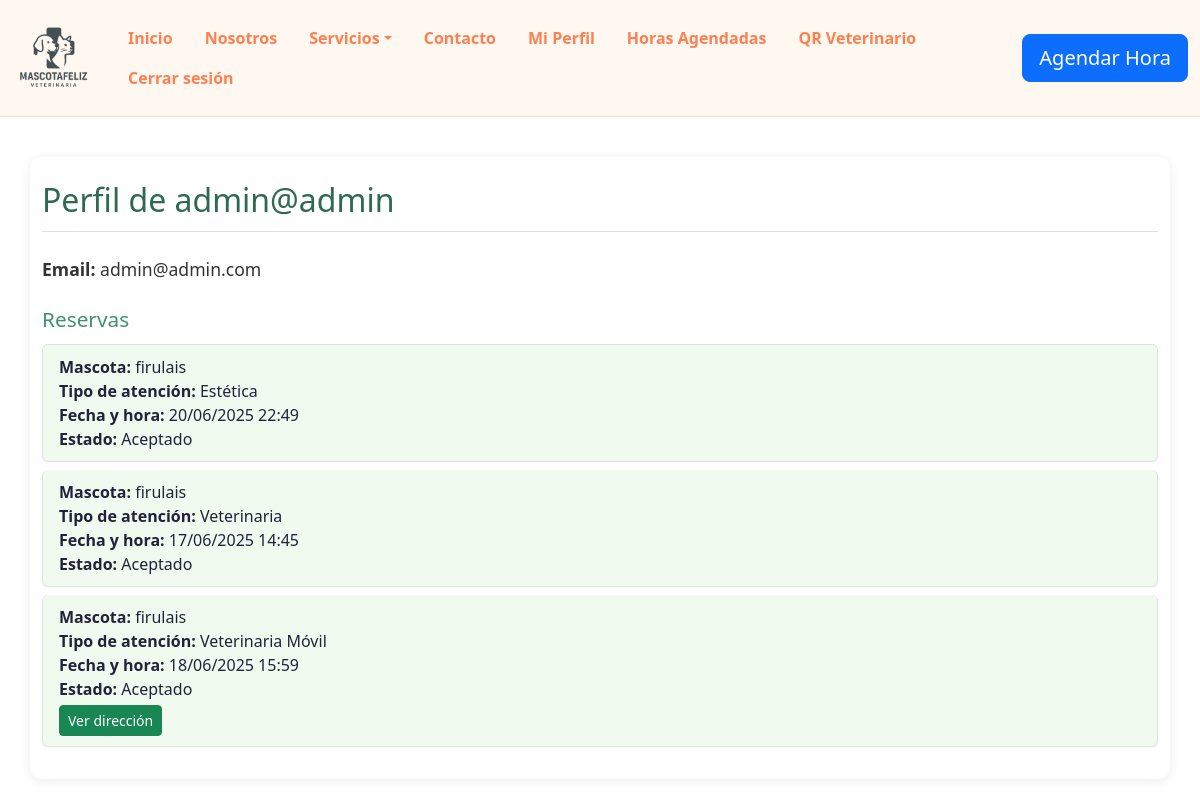
/perfil/ (signed in), run on the app's committed database.
### mascota/models.py (models this page shows)
class Usuario(AbstractUser):
    is_cliente = models.BooleanField(default=True)
    is_veterinario = models.BooleanField(default=False)

class Reserva(models.Model):
    cliente = models.ForeignKey(Usuario, on_delete=models.CASCADE, related_name='reservas')
    mascota = models.ForeignKey(Mascota, on_delete=models.CASCADE)
    tipo_atencion = models.CharField(max_length=30, choices=[('veterinaria','Veterinaria'),('estetica','Estética'),('movil','Veterinaria Móvil')])
    fecha_hora = models.DateTimeField()
    direccion = models.CharField(max_length=255, blank=True, null=True)
    enlace_maps = models.URLField(blank=True, null=True)
    estado = models.CharField(max_length=20, default='pendiente')

class Mascota(models.Model):
    nombre = models.CharField(max_length=100)
    tipo = models.CharField(max_length=50)
    edad = models.PositiveIntegerField()
    dueño = models.ForeignKey(Usuario, on_delete=models.CASCADE, related_name='mascotas')

### mascota/views.py (the view)
# urls.py: path('perfil/', views.perfil_cliente, name='perfil_cliente'),
@login_required
def perfil_cliente(request):
    reservas = request.user.reservas.select_related('mascota').all()
    return render(request, 'perfil_cliente.html', {'reservas': reservas})

### mascota/templates/perfil_cliente.html (shortened to what this page needs)
{% load static %}
<!DOCTYPE html>
<html lang="es">
<head>
    <link rel="stylesheet" href="{% static 'css/styles.css' %}">
    <link rel="stylesheet" href="{% static 'css/perfil.css' %}">
    <link rel="stylesheet" href="https://cdn.jsdelivr.net/npm/bootstrap@5.3.0/dist/css/bootstrap.min.css">
    <link rel="stylesheet" href="https://cdn.jsdelivr.net/npm/bootstrap-icons@1.11.3/font/bootstrap-icons.min.css">
</head>
<body>
    {% include "header.html" %}
    <div class="perfil-container container py-4">
        <div class="perfil-header mb-4">
            <h1>Perfil de {{ request.user.get_full_name|default:request.user.username }}</h1>
        </div>
        <div class="perfil-info mb-4">
            <p><strong>Email:</strong> {{ request.user.email }}</p>
        </div>
        <div class="perfil-reservas">
            <h2>Reservas</h2>
            <ul class="list-group">
                {% for reserva in reservas %}
                    <li class="list-group-item mb-2">
                        <strong>Mascota:</strong> {{ reserva.mascota.nombre }}<br>
                        <strong>Tipo de atención:</strong> {{ reserva.get_tipo_atencion_display }}<br>
                        <strong>Fecha y hora:</strong> {{ reserva.fecha_hora|date:"d/m/Y H:i" }}<br>
                        <strong>Estado:</strong> {{ reserva.estado|capfirst }}
                        {% if reserva.tipo_atencion == 'movil' and reserva.direccion %}
                            <br>
                            <a href="https://www.google.com/maps/search/?api=1&query={{ reserva.direccion|urlencode }}" target="_blank" class="btn btn-success btn-sm mt-1">
                                Ver dirección
                            </a>
                        {% endif %}
                    </li>
                {% empty %}
                    <li class="list-group-item">No tienes reservas.</li>
                {% endfor %}
            </ul>
        </div>
    </div>
</body>
</html>

### mascota/static/css/styles.css (style rules this page uses)
html, body { height: 100%; min-height: 100%; }
body { background-color: #f9f9f9; color: #333; font-family: 'Segoe UI', Arial, sans-serif; display: flex; flex-direction: column; min-height: 100vh; }

### mascota/static/css/perfil.css (style rules this page uses)
.perfil-container { max-width: 700px; margin: 40px auto; background: #fff; border-radius: 12px; box-shadow: 0 2px 12px rgba(0,0,0,0.08); padding: 32px; font-family: 'Segoe UI', Arial, sans-serif; }
.perfil-header { border-bottom: 1px solid #e0e0e0; margin-bottom: 24px; padding-bottom: 12px; }
.perfil-header h1 { font-size: 2rem; color: #2d6a4f; margin: 0; }
.perfil-info { margin-bottom: 24px; }
.perfil-info p { font-size: 1.1rem; color: #333; margin: 8px 0; }
.perfil-reservas h2 { color: #40916c; font-size: 1.3rem; margin-bottom: 12px; }
.perfil-reservas ul { list-style: none; padding: 0; }
.perfil-reservas li { background: #f1faee; border-radius: 6px; margin-bottom: 8px; padding: 10px 16px; color: #22223b; box-shadow: 0 1px 3px rgba(0,0,0,0.03); }

### data on the page
Usuario: user.get_full_name "admin@admin", user.email "admin@admin.com"
Reserva: mascota.nombre "firulais", tipo_atencion "Estética", fecha_hora "20/06/2025 22:49", estado "Aceptado"
Reserva: mascota.nombre "firulais", tipo_atencion "Veterinaria", fecha_hora "17/06/2025 14:45", estado "Aceptado"
Reserva: mascota.nombre "firulais", tipo_atencion "Veterinaria Móvil", fecha_hora "18/06/2025 15:59", estado "Aceptado"
